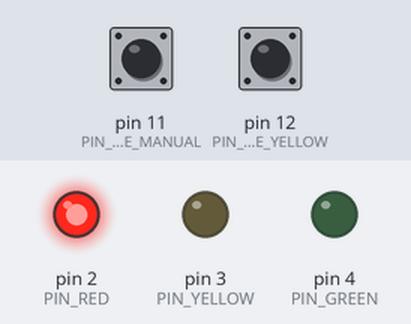
The sketch below on a simulated Arduino Uno, built with avr-gcc and run on an emulated ATmega328P. Parts: output pins drawn as LEDs (lit = HIGH). Dashed ring = blinking. The inputs (shaded band) are chosen by the test bench; at power-on: pin 12 (PIN_MODE_YELLOW) HIGH, pin 11 (PIN_MODE_MANUAL) HIGH.

Above: at 1.3 s.
1.4 s: pin 12 (PIN_MODE_YELLOW) pulled LOW for 0.15 s
At 1.52 s:
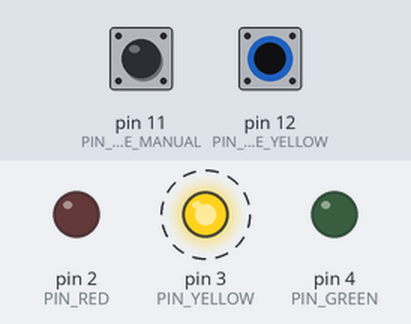
4.4 s: pin 11 (PIN_MODE_MANUAL) pulled LOW for 1 s
At 6.1 s:
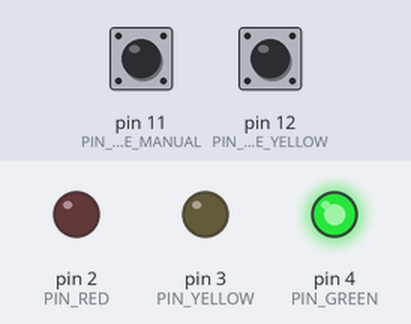
6.9 s: pin 11 (PIN_MODE_MANUAL) pulled LOW for 0.15 s
At 8.1 s:
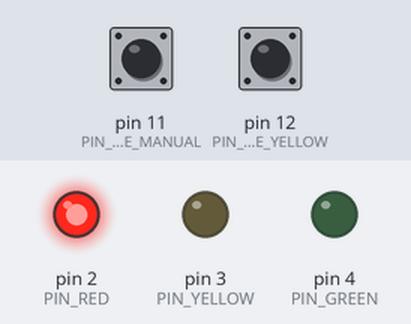
8.5 s: pin 11 (PIN_MODE_MANUAL) pulled LOW for 3.2 s
At 8.9 s:
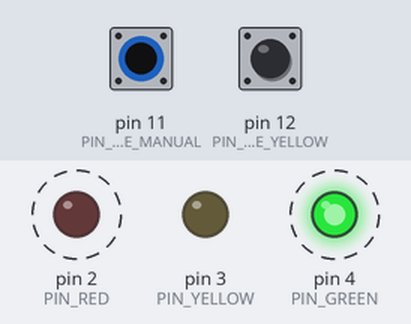
Timing chart, 0 to 13.0 s (numbered marks = the images above; inputs shaded):
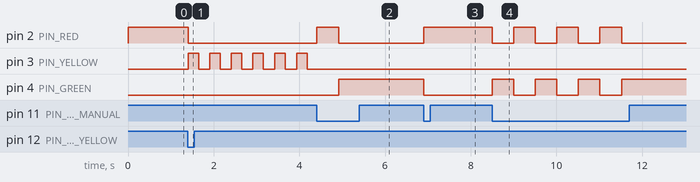

The sketch:

traffic-lights.ino
```cpp
#define PIN_RED 2
#define PIN_YELLOW 3
#define PIN_GREEN 4
#define PIN_MODE_MANUAL 11
#define PIN_MODE_YELLOW 12

#define COLOR_RED 0
#define COLOR_YELLOW 1
#define COLOR_GREEN 2

#define DELAY_RED 5000
#define DELAY_YELLOW 1500
#define DELAY_GREEN 5000
#define DELAY_BLINK 250
#define DELAY_BUTTON_PRESS 500

#define MODE_AUTO 0
#define MODE_YELLOW 1
#define MODE_MANUAL 2

unsigned long lastColorChangeTime = millis();
unsigned long lastButtonPressTime = millis();

unsigned int mode = MODE_AUTO;
unsigned int color = COLOR_RED;
unsigned int prevColor;
bool on = true;

void setup() {
  pinMode(PIN_RED, OUTPUT);
  pinMode(PIN_YELLOW, OUTPUT);
  pinMode(PIN_GREEN, OUTPUT);
  pinMode(PIN_MODE_YELLOW, INPUT_PULLUP);
  pinMode(PIN_MODE_MANUAL, INPUT_PULLUP);
}

void setRedLight(bool on) {
  digitalWrite(PIN_YELLOW, LOW);
  digitalWrite(PIN_GREEN, LOW);

  if (on) {
    digitalWrite(PIN_RED, HIGH);
  } else {
    digitalWrite(PIN_RED, LOW);
  }
}

void setYellowLight(bool on) {
  digitalWrite(PIN_RED, LOW);
  digitalWrite(PIN_GREEN, LOW);

  if (on) {
    digitalWrite(PIN_YELLOW, HIGH);
  } else {
    digitalWrite(PIN_YELLOW, LOW);
  }
}

void setGreenLight(bool on) {
  digitalWrite(PIN_RED, LOW);
  digitalWrite(PIN_YELLOW, LOW);

  if (on) {
    digitalWrite(PIN_GREEN, HIGH);
  } else {
    digitalWrite(PIN_GREEN, LOW);
  }
}

void setAllLightsOn() {
  digitalWrite(PIN_RED, HIGH);
  digitalWrite(PIN_YELLOW, HIGH);
  digitalWrite(PIN_GREEN, HIGH);
}

void setLight(int color, bool on) {
  switch (color) {
    case COLOR_RED:
      setRedLight(on);
      break;
    case COLOR_YELLOW:
      setYellowLight(on);
      break;
    case COLOR_GREEN:
      setGreenLight(on);
      break;
    default:
      setAllLightsOn();
      break;
  }
}

bool yellowButtonPressed() {
  return digitalRead(PIN_MODE_YELLOW) == LOW;
}

bool blueButtonPressed() {
  return digitalRead(PIN_MODE_MANUAL) == LOW;
}

void loop() {
  if (millis() - lastButtonPressTime > DELAY_BUTTON_PRESS) {
    if (yellowButtonPressed()) {
      if (mode != MODE_YELLOW) {
        mode = MODE_YELLOW;
        color = COLOR_YELLOW;
      } else {
        mode = MODE_AUTO;
        color = COLOR_RED;
      }
      on = true;
      lastColorChangeTime = millis();
      lastButtonPressTime = millis();
    }
    if (blueButtonPressed()) {
      if (mode != MODE_MANUAL) {
        mode = MODE_MANUAL;
        color = COLOR_RED;
      } else {
        if (color == COLOR_RED) {
          color = COLOR_GREEN;
        } else  {
          color = COLOR_RED;
        }
      }
      on = true;
      lastColorChangeTime = millis();
      lastButtonPressTime = millis();
    }
  }

  switch (mode) {
    case MODE_AUTO:
      switch (color) {
        case COLOR_RED:
          if (millis() - lastColorChangeTime > DELAY_RED) {
            lastColorChangeTime = millis();
            color = COLOR_YELLOW;
            prevColor = COLOR_RED;
          }
          break;
        case COLOR_YELLOW:
          if (millis() - lastColorChangeTime > DELAY_YELLOW) {
            lastColorChangeTime = millis();
            if (prevColor == COLOR_GREEN) {
              color = COLOR_RED;
            } else {
              color = COLOR_GREEN;
            }
            prevColor = COLOR_YELLOW;
          }
          break;
        case COLOR_GREEN:
          if (millis() - lastColorChangeTime > DELAY_GREEN) {
            lastColorChangeTime = millis();
            color = COLOR_YELLOW;
            prevColor = COLOR_GREEN;
          }
          break;
        default:
          setAllLightsOn();
          break;
      }
      break;
    case MODE_YELLOW:
      if (millis() - lastColorChangeTime > DELAY_BLINK) {
        lastColorChangeTime = millis();
        if (on) {
          on = false;
        } else {
          on = true;
        }
      }
      break;
    case MODE_MANUAL:
      break;
  }

  setLight(color, on);

  delay(10);
}
```

Measured:
- after the input at 1.4 s, pin 2 (PIN_RED): HIGH → LOW at once; pin 3 (PIN_YELLOW): alternates HIGH for 0.25 s and LOW for 0.25 s, starting at once
- after the input at 4.4 s, pin 2 (PIN_RED): LOW → HIGH at once, → LOW 0.51 s later; pin 3 (PIN_YELLOW): stops changing and stays LOW; pin 4 (PIN_GREEN): LOW → HIGH after 0.52 s
- after the input at 6.9 s, pin 2 (PIN_RED): LOW → HIGH at once; pin 4 (PIN_GREEN): HIGH → LOW at once
- after the input at 8.5 s, pin 2 (PIN_RED): alternates HIGH for 0.50 s and LOW for 0.50 s, 7 changes in all, then stays LOW, starting at once; pin 4 (PIN_GREEN): alternates HIGH for 0.50 s and LOW for 0.50 s, 7 changes in all, then stays HIGH, starting at once
